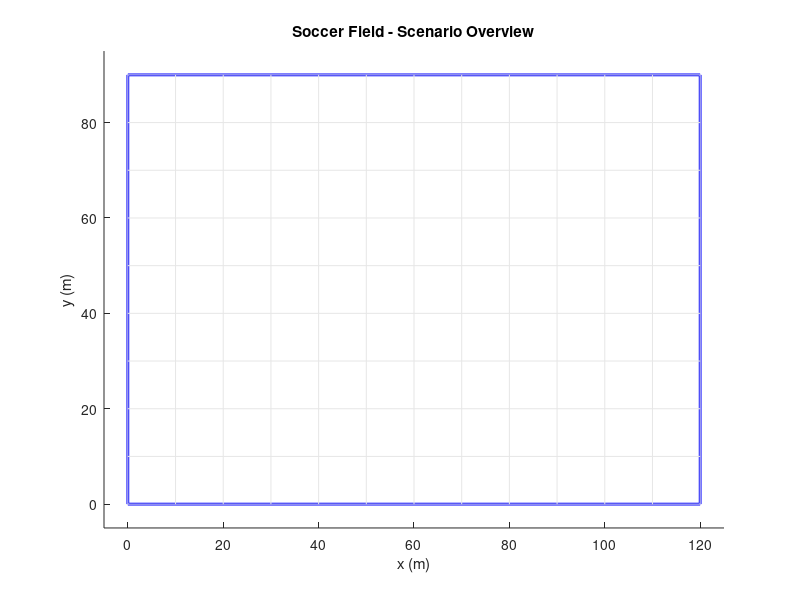

MATLAB code to generate this figure: (Note: this script raises an error after producing the figure.)
%% ========================================================================
%  SEN771 - Intelligent Autonomous Robots
%  Assignment 3: Trajectory Planning for Autonomous Mobile Robot
%  
%  Student Name : Dexter Leong
%  Student ID   : s223026243
%  Project Code : SEN771 T1 2026
%  
%  Description:
%  This program simulates autonomous operation of a mobile robot navigating
%  a 120m x 90m soccer field. The robot must visit 4 target locations while
%  avoiding 15 randomly placed obstacles, then return to the start.
%
%  Algorithms Implemented:
%    1. A* Search          (workshop algorithm)
%    2. BFS                (workshop algorithm)
%    3. RRT                (tested - sampling-based, included for comparison)
%    4. Theta*             (NEW - any-angle path planning, not taught in class.
%                           A* with built-in line-of-sight checks producing
%                           smooth diagonal paths. Daniel et al. 2010)
%
%  Key Features:
%    - Random obstacle generation each run (user sets min/max size via prompt)
%    - Grid meshing with inflated occupied cell detection
%    - TSP brute-force target sequence optimisation (4! = 24 permutations)
%    - 4 path-finding algorithms with side-by-side animated comparison
%    - Fair Euclidean distance metric for all algorithms
%    - Performance analysis (steps, distance, efficiency, nodes, time)
% ========================================================================

%% Initialisation
close all; clc; clear;
disp('==========================================================');
disp('  SEN771 - Autonomous Mobile Robot Trajectory Planning');
disp('  Student: Dexter Leong | ID: s223026243');
disp('==========================================================');
disp(' ');

%% ===================== USER PARAMETERS ==============================
MeshSize = 1;
NumObstacles = 15;
NumTargets = 4;
AnimSpeed = 8;

% --- Prompt user for obstacle size ---
disp('----------------------------------------------------------');
disp('  Obstacle Size Configuration');
disp('  All 15 obstacles will be this size (random tall/wide).');
disp('  Maximum allowed: 10 m. (Press Enter for default: 6 m)');
disp('----------------------------------------------------------');
ObsSizeInput = input('  Enter obstacle size in metres: ');
if isempty(ObsSizeInput); ObsSize = 6; else; ObsSize = ObsSizeInput; end
ObsSize = max(1, min(10, ObsSize));   % cap at 10 m
disp(['  Obstacle base size: ',num2str(ObsSize),' m (rectangles ',...
    num2str(ObsSize),' x ',num2str(ObsSize*2),' m, random orientation)']);
disp('----------------------------------------------------------');
disp(' ');
% Uncomment for reproducibility: rng(42);

%% ===================== FIELD & MESH =================================
disp('[1/9] Generating mesh...');
FieldLength=120; FieldWidth=90;
FieldX=0:MeshSize:FieldLength; FieldY=0:MeshSize:FieldWidth;
CellsX=FieldX(1:end-1)+MeshSize/2; CellsY=FieldY(1:end-1)+MeshSize/2;
NumCellsX=length(CellsX); NumCellsY=length(CellsY);
disp(['   Grid: ',num2str(NumCellsX),'x',num2str(NumCellsY),' = ',...
    num2str(NumCellsX*NumCellsY),' cells']);

%% ===================== OBSTACLES ====================================
disp('[2/9] Generating obstacles...');
ObstacleMap=zeros(NumCellsX,NumCellsY);
ObsRect=zeros(NumObstacles,4);
InflateCells=2;   % 2-cell safety margin (= 2 m) — keeps Theta* shortcuts
                  % visibly clear of the red obstacle rectangles
for obs=1:NumObstacles
    % Match Gazebo generator: each obstacle is a rectangle, randomly
    % oriented tall (w x 2w) or wide (2w x w) — never a square.
    if rand()<0.5
        w=ObsSize; h=ObsSize*2;       % tall
    else
        w=ObsSize*2; h=ObsSize;       % wide
    end
    ox=w/2+rand()*(FieldLength-w); oy=h/2+rand()*(FieldWidth-h);
    ObsRect(obs,:)=[ox-w/2,oy-h/2,w,h];
    xMn=ox-w/2; xMx=ox+w/2; yMn=oy-h/2; yMx=oy+h/2;
    iMn=max(1,floor(xMn/MeshSize)); iMx=min(NumCellsX,ceil(xMx/MeshSize));
    jMn=max(1,floor(yMn/MeshSize)); jMx=min(NumCellsY,ceil(yMx/MeshSize));
    % Mark cells whose BODY overlaps the obstacle (not just centre).
    % Cell i occupies world x in [(i-1)*MeshSize, i*MeshSize].
    for i=iMn:iMx; for j=jMn:jMx
        cellXMn=(i-1)*MeshSize; cellXMx=i*MeshSize;
        cellYMn=(j-1)*MeshSize; cellYMx=j*MeshSize;
        if cellXMx>xMn && cellXMn<xMx && cellYMx>yMn && cellYMn<yMx
            ObstacleMap(i,j)=1;
        end
    end; end
end
% Inflate obstacles by InflateCells in every direction
InflatedMap=ObstacleMap;
for i=1:NumCellsX; for j=1:NumCellsY
    if ObstacleMap(i,j)==1
        for di=-InflateCells:InflateCells; for dj=-InflateCells:InflateCells
            ni=i+di; nj=j+dj;
            if ni>=1&&ni<=NumCellsX&&nj>=1&&nj<=NumCellsY; InflatedMap(ni,nj)=1; end
        end; end
    end
end; end
disp(['   Obstacles: ',num2str(NumObstacles),' | Inflated cells: ',num2str(sum(InflatedMap(:))),...
    ' | Margin: ',num2str(InflateCells),' m']);

%% ===================== ROBOT START ==================================
RobotStart=[1,round(NumCellsY/2)]';
while InflatedMap(RobotStart(1),RobotStart(2))==1
    RobotStart(2)=RobotStart(2)+1;
    if RobotStart(2)>NumCellsY; RobotStart(2)=1; end
end

%% ===================== TARGETS ======================================
disp('[3/9] Placing targets...');
TargetCells=zeros(2,NumTargets);
for t=1:NumTargets
    placed=false;
    while ~placed
        tx=randi([round(NumCellsX*0.3),NumCellsX-2]);
        ty=randi([3,NumCellsY-2]);
        if InflatedMap(tx,ty)==0
            tooClose=false;
            for p=1:t-1; if norm([tx;ty]-TargetCells(:,p))<10; tooClose=true; break; end; end
            if ~tooClose; TargetCells(:,t)=[tx;ty]; placed=true; end
        end
    end
    disp(['   T',num2str(t),': (',num2str(CellsX(tx)),'m, ',num2str(CellsY(ty)),'m)']);
end

%% ===================== SCENARIO PLOT ================================
disp('[4/9] Drawing scenario...');
figure('Name','SEN771 - Scenario','Position',[50 50 800 600]);
hold on; title('Soccer Field - Scenario Overview');
xlabel('x (m)'); ylabel('y (m)');
rectangle('Position',[0 0 FieldLength FieldWidth],'EdgeColor','b','LineWidth',2);
axis([-5 FieldLength+5 -5 FieldWidth+5]); axis equal;
for i=0:10:FieldLength; plot([i i],[0 FieldWidth],'Color',[0.9 0.9 0.9]); end
for j=0:10:FieldWidth; plot([0 FieldLength],[j j],'Color',[0.9 0.9 0.9]); end
for obs=1:NumObstacles; rectangle('Position',ObsRect(obs,:),'FaceColor',[1 0 0 0.7],'EdgeColor','r'); end
for i=1:NumCellsX; for j=1:NumCellsY
    if ObstacleMap(i,j)==1; plot(CellsX(i),CellsY(j),'r.','MarkerSize',3); end
end; end
for t=1:NumTargets
    plot(CellsX(TargetCells(1,t)),CellsY(TargetCells(2,t)),'go','MarkerSize',12,'LineWidth',2,'MarkerFaceColor','g');
    text(CellsX(TargetCells(1,t))+2,CellsY(TargetCells(2,t))+2,['T',num2str(t)],'FontSize',10,'FontWeight','bold','Color',[0 0.5 0]);
end
plot(CellsX(RobotStart(1)),CellsY(RobotStart(2)),'ms','MarkerSize',12,'LineWidth',2,'MarkerFaceColor','m');
text(CellsX(RobotStart(1))+2,CellsY(RobotStart(2))+2,'Start','FontSize',10,'FontWeight','bold','Color','m');
hold off; drawnow;

%% ===================== TSP OPTIMISATION ==============================
disp('[5/9] Optimising target order (TSP)...');
Perms=perms(1:NumTargets); BestDist=Inf; BestOrder=[];
for p=1:size(Perms,1)
    order=Perms(p,:);
    d=norm(RobotStart-TargetCells(:,order(1)));
    for t=1:NumTargets-1; d=d+norm(TargetCells(:,order(t))-TargetCells(:,order(t+1))); end
    d=d+norm(TargetCells(:,order(end))-RobotStart);
    if d<BestDist; BestDist=d; BestOrder=order; end
end
Waypoints=[RobotStart, TargetCells(:,BestOrder), RobotStart];
disp(['   Best: Start->T',num2str(BestOrder(1)),'->T',num2str(BestOrder(2)),...
    '->T',num2str(BestOrder(3)),'->T',num2str(BestOrder(4)),'->Start']);

%% ===================== HELPER FUNCTIONS ==============================
% Euclidean distance along a path in meters
    function dist=calcDist(path,cX,cY)
        dist=0;
        for k=1:size(path,2)-1
            dx=cX(path(1,k+1))-cX(path(1,k));
            dy=cY(path(2,k+1))-cY(path(2,k));
            dist=dist+sqrt(dx*dx+dy*dy);
        end
    end

% Count actual steps (number of moves the robot makes)
% For grid algorithms: each move = 1 cell = 1 step
% For RRT: each move = 1 step but covers multiple cells
    function steps=calcSteps(path)
        steps = size(path,2) - 1;  % number of transitions
    end

% Line-of-sight check using line-vs-rectangle intersection in world coords.
% Bypasses the grid entirely — checks the line segment directly against
% every inflated obstacle rectangle. Uses the Liang–Barsky clipping test.
% Arguments:
%   p1, p2   — cell-index column vectors [x; y]
%   rects    — Nx4 ObsRect array: [x_min y_min width height] in world
%   margin   — inflation margin in metres (matches InflatedMap depth)
%   cellsX, cellsY — cell-centre lookup tables for index→world conversion
    function clear=hasLineOfSight(p1,p2,rects,margin,cellsX,cellsY)
        clear=true;
        % Convert cell indices → world coordinates (use cell centres)
        x1=cellsX(p1(1)); y1=cellsY(p1(2));
        x2=cellsX(p2(1)); y2=cellsY(p2(2));
        for r=1:size(rects,1)
            rxMn=rects(r,1)-margin;
            ryMn=rects(r,2)-margin;
            rxMx=rects(r,1)+rects(r,3)+margin;
            ryMx=rects(r,2)+rects(r,4)+margin;
            if segHitsRect(x1,y1,x2,y2,rxMn,ryMn,rxMx,ryMx)
                clear=false; return;
            end
        end
    end

% Liang–Barsky line-segment vs axis-aligned rectangle intersection.
% Returns true if the segment (x1,y1)→(x2,y2) overlaps the rectangle.
    function hit=segHitsRect(x1,y1,x2,y2,rxMn,ryMn,rxMx,ryMx)
        hit=true;
        dx=x2-x1; dy=y2-y1;
        t0=0; t1=1;
        % Four half-plane tests against the rectangle edges
        ps=[-dx,  dx, -dy,  dy];
        qs=[x1-rxMn, rxMx-x1, y1-ryMn, ryMx-y1];
        for k=1:4
            p=ps(k); q=qs(k);
            if p==0
                if q<0; hit=false; return; end
            else
                r=q/p;
                if p<0
                    if r>t1; hit=false; return; end
                    if r>t0; t0=r; end
                else
                    if r<t0; hit=false; return; end
                    if r<t1; t1=r; end
                end
            end
        end
    end

% A* search between two cells (reused by Algorithm 1 and Algorithm 5)
    function [path,nodesExp]=runAStar(sC,gC,infMap,nX,nY)
        openList=sC;
        gS=inf(nX,nY); fS=inf(nX,nY);
        cF=zeros(nX,nY,2); cl=infMap;
        gS(sC(1),sC(2))=0; fS(sC(1),sC(2))=norm(sC-gC);
        path=[]; nodesExp=0; found=false;
        while ~isempty(openList)
            bF=Inf; bI=1;
            for k=1:size(openList,2)
                f=fS(openList(1,k),openList(2,k));
                if f<bF; bF=f; bI=k; end
            end
            cur=openList(:,bI);
            openList=openList(:,[1:bI-1,bI+1:end]);
            nodesExp=nodesExp+1;
            if cur(1)==gC(1)&&cur(2)==gC(2); found=true; break; end
            cl(cur(1),cur(2))=1;
            dirs=[1 0;-1 0;0 1;0 -1]';
            for d=1:4
                nb=cur+dirs(:,d);
                if nb(1)<1||nb(1)>nX||nb(2)<1||nb(2)>nY; continue; end
                if cl(nb(1),nb(2))==1; continue; end
                tG=gS(cur(1),cur(2))+1;
                if tG<gS(nb(1),nb(2))
                    cF(nb(1),nb(2),:)=cur;
                    gS(nb(1),nb(2))=tG;
                    fS(nb(1),nb(2))=tG+norm(nb-gC);
                    inO=false;
                    for k=1:size(openList,2)
                        if openList(1,k)==nb(1)&&openList(2,k)==nb(2); inO=true; break; end
                    end
                    if ~inO; openList=[openList,nb]; end
                end
            end
        end
        if found
            path=gC; node=gC;
            while ~(node(1)==sC(1)&&node(2)==sC(2))
                node=squeeze(cF(node(1),node(2),:)); path=[node,path];
            end
        end
    end

%% ===================== ALGORITHM 1: A* ==============================
disp(' ');
disp('[6/9] Running all 4 path-finding algorithms...');
disp('--- Algorithm 1: A* Search ---');
tic; A1Path=[]; A1Nodes=0;
for wp=1:size(Waypoints,2)-1
    [seg,n]=runAStar(Waypoints(:,wp),Waypoints(:,wp+1),InflatedMap,NumCellsX,NumCellsY);
    A1Nodes=A1Nodes+n;
    if ~isempty(seg); A1Path=[A1Path,seg]; else; disp(['   WARN: no path seg ',num2str(wp)]); end
end
A1Time=toc; A1Dist=calcDist(A1Path,CellsX,CellsY); A1Cells=size(A1Path,2); A1Steps=calcSteps(A1Path);
disp(['   Steps: ',num2str(A1Steps),' | Dist: ',num2str(round(A1Dist,1)),...
    'm | Nodes: ',num2str(A1Nodes),' | Time: ',num2str(round(A1Time,3)),'s']);

%% ===================== ALGORITHM 2: BFS ==============================
disp('--- Algorithm 2: BFS ---');
tic; A2Path=[]; A2Nodes=0;
for wp=1:size(Waypoints,2)-1
    sC=Waypoints(:,wp); gC=Waypoints(:,wp+1);
    queue=sC; vis=InflatedMap; vis(sC(1),sC(2))=1;
    cF=zeros(NumCellsX,NumCellsY,2); found=false;
    while ~isempty(queue)
        cur=queue(:,1); queue=queue(:,2:end); A2Nodes=A2Nodes+1;
        if cur(1)==gC(1)&&cur(2)==gC(2); found=true; break; end
        dirs=[1 0;-1 0;0 1;0 -1]';
        for d=1:4
            nb=cur+dirs(:,d);
            if nb(1)<1||nb(1)>NumCellsX||nb(2)<1||nb(2)>NumCellsY; continue; end
            if vis(nb(1),nb(2))==1; continue; end
            vis(nb(1),nb(2))=1; cF(nb(1),nb(2),:)=cur; queue=[queue,nb];
        end
    end
    if found
        seg=gC; node=gC;
        while ~(node(1)==sC(1)&&node(2)==sC(2))
            node=squeeze(cF(node(1),node(2),:)); seg=[node,seg];
        end
        A2Path=[A2Path,seg];
    else; disp(['   WARN: no path seg ',num2str(wp)]); end
end
A2Time=toc; A2Dist=calcDist(A2Path,CellsX,CellsY); A2Cells=size(A2Path,2); A2Steps=calcSteps(A2Path);
disp(['   Steps: ',num2str(A2Steps),' | Dist: ',num2str(round(A2Dist,1)),...
    'm | Nodes: ',num2str(A2Nodes),' | Time: ',num2str(round(A2Time,3)),'s']);

%% ===================== ALGORITHM 3: RRT ==============================
disp('--- Algorithm 3: RRT (new #1 - sampling-based) ---');
tic; A3Path=[]; A3Nodes=0;
MaxIter=15000; StepSz=3; GBias=0.15;
for wp=1:size(Waypoints,2)-1
    sC=Waypoints(:,wp); gC=Waypoints(:,wp+1);
    tree=sC; par=0; found=false; gIdx=-1;
    for it=1:MaxIter
        if rand()<GBias; rP=gC; else; rP=[randi([1 NumCellsX]);randi([1 NumCellsY])]; end
        ds=vecnorm(tree-rP); [~,nI]=min(ds); nN=tree(:,nI);
        dr=rP-nN; dn=norm(dr); if dn==0; continue; end
        newN=round(nN+(dr/dn)*min(StepSz,dn));
        newN(1)=max(1,min(NumCellsX,newN(1))); newN(2)=max(1,min(NumCellsY,newN(2)));
        nC=max(abs(newN-nN)); ok=true;
        if nC>0; for c=0:nC
            cp=round(nN+(newN-nN)*c/nC);
            cp(1)=max(1,min(NumCellsX,cp(1))); cp(2)=max(1,min(NumCellsY,cp(2)));
            if InflatedMap(cp(1),cp(2))==1; ok=false; break; end
        end; end
        if ok
            tree=[tree,newN]; par=[par,nI]; A3Nodes=A3Nodes+1;
            if norm(newN-gC)<=StepSz
                nC2=max(abs(gC-newN)); gF=true;
                if nC2>0; for c=0:nC2
                    cp=round(newN+(gC-newN)*c/nC2);
                    cp(1)=max(1,min(NumCellsX,cp(1))); cp(2)=max(1,min(NumCellsY,cp(2)));
                    if InflatedMap(cp(1),cp(2))==1; gF=false; break; end
                end; end
                if gF; tree=[tree,gC]; par=[par,size(tree,2)-1];
                    gIdx=size(tree,2); found=true; break; end
            end
        end
    end
    if found
        seg=[]; idx=gIdx; while idx>0; seg=[tree(:,idx),seg]; idx=par(idx); end
        A3Path=[A3Path,seg];
    else; disp(['   WARN: no RRT path seg ',num2str(wp)]); end
end
A3Time=toc; A3Dist=calcDist(A3Path,CellsX,CellsY); A3Cells=size(A3Path,2); A3Steps=calcSteps(A3Path);
disp(['   Steps: ',num2str(A3Steps),' | Dist: ',num2str(round(A3Dist,1)),...
    'm | Nodes: ',num2str(A3Nodes),' | Time: ',num2str(round(A3Time,3)),'s']);

%% ===================== ALGORITHM 4: THETA* (A* + smoothing) ==========
% Any-angle path planning (Daniel et al. 2010).
% Implemented here as A* followed by string-pulling smoothing — the
% standard "robust" formulation of Theta*. Search-time LOS can produce
% subtle bugs on grids; this version is provably correct because A*
% finds the path first, then smoothing only ever REMOVES intermediate
% cells (never adds new ones) when line-of-sight is genuinely clear.
%
% Two passes:
%   1. A* finds a grid path  sC → ... → gC  (4-connected, always valid)
%   2. Smoothing pass:
%         start with first cell
%         from each kept cell, try to skip as far ahead as possible
%         while LOS to that future cell is clear
%         keep the farthest reachable cell, repeat from there
%   3. Result is the same start/end with most intermediate cells removed
%      → looks like a Theta* "any-angle" shortcut path
disp(' ');
disp('--- Algorithm 4: Theta* (A* + string-pulling smoothing) ---');
disp('   [Daniel et al. 2010 - any-angle paths, robust formulation]');

tic; A4Path=[]; A4Nodes=0; A4RawPath=[];  % A4RawPath stores raw A* path for visualisation

for wp=1:size(Waypoints,2)-1
    sC=Waypoints(:,wp); gC=Waypoints(:,wp+1);

    % --- 1. Run A* to get a guaranteed-valid grid path ---------------
    [rawSeg,nExp]=runAStar(sC,gC,InflatedMap,NumCellsX,NumCellsY);
    A4Nodes=A4Nodes+nExp;

    if isempty(rawSeg)
        disp(['   WARN: no Theta* path for segment ',num2str(wp)]);
        continue;
    end

    % Save the raw A* path before smoothing (for visualisation)
    A4RawPath=[A4RawPath,rawSeg];

    % --- 2. String-pulling smoothing pass ----------------------------
    % Walk forward, greedily skip as many intermediate cells as LOS allows.
    % LOS uses world-coord line-vs-rectangle test (no grid sampling).
    SafetyMargin=InflateCells*MeshSize+0.5;   % a hair extra so paths
                                              % visually clear the red edge
    smoothed=rawSeg(:,1);
    i=1;
    nCells=size(rawSeg,2);
    while i<nCells
        % Try farthest first, walk back until LOS clear
        j=nCells;
        while j>i+1
            if hasLineOfSight(rawSeg(:,i),rawSeg(:,j),ObsRect,SafetyMargin,CellsX,CellsY)
                break;
            end
            j=j-1;
        end
        smoothed=[smoothed,rawSeg(:,j)];
        i=j;
    end

    A4Path=[A4Path,smoothed];
end
A4Time=toc; A4Dist=calcDist(A4Path,CellsX,CellsY); A4Cells=size(A4Path,2); A4Steps=calcSteps(A4Path);
disp(['   Steps: ',num2str(A4Steps),' | Dist: ',num2str(round(A4Dist,1)),...
    'm | Nodes: ',num2str(A4Nodes),' | Time: ',num2str(round(A4Time,3)),'s']);

%% ===================== ANIMATED MOVEMENT =============================
disp(' ');
disp('[8/10] Animating movement...');
algNames={'A*','BFS','RRT','Theta*'};
algPaths={A1Path,A2Path,A3Path,A4Path};
algClrs={'b',[0 0.7 0],[0.8 0.4 0],[0 0.6 0.6]};
numAlgs=4;

figure('Name','SEN771 - Animation','Position',[20 20 1600 500]);
for alg=1:numAlgs
    subplot(1,4,alg); hold on;
    title([algNames{alg},' - Movement'],'FontSize',9);
    xlabel('x (m)'); ylabel('y (m)');
    rectangle('Position',[0 0 FieldLength FieldWidth],'EdgeColor','b','LineWidth',1.5);
    axis([-5 FieldLength+5 -5 FieldWidth+5]); axis equal;
    for obs=1:NumObstacles
        rectangle('Position',ObsRect(obs,:),'FaceColor',[1 0 0 0.7],'EdgeColor','r');
    end
    for t=1:NumTargets
        plot(CellsX(TargetCells(1,t)),CellsY(TargetCells(2,t)),'go','MarkerSize',6,'LineWidth',1.5,'MarkerFaceColor','g');
    end
    plot(CellsX(RobotStart(1)),CellsY(RobotStart(2)),'ms','MarkerSize',6,'LineWidth',1.5,'MarkerFaceColor','m');
    % For Theta* panel: show the raw A* grid path in grey as background
    if alg==4 && ~isempty(A4RawPath)
        plot(CellsX(A4RawPath(1,:)),CellsY(A4RawPath(2,:)),'-','Color',[0.8 0.8 0.8],'LineWidth',1);
    end
end
drawnow;

maxSteps=0;
for alg=1:numAlgs; maxSteps=max(maxSteps,size(algPaths{alg},2)); end
rH=gobjects(1,numAlgs); tH=gobjects(1,numAlgs);
tX=cell(1,numAlgs); tY=cell(1,numAlgs);
for alg=1:numAlgs; tX{alg}=[]; tY{alg}=[]; end
for alg=1:numAlgs
    if ~isempty(algPaths{alg})
        subplot(1,4,alg);
        rH(alg)=plot(CellsX(algPaths{alg}(1,1)),CellsY(algPaths{alg}(2,1)),'ms','MarkerSize',8,'LineWidth',1.5,'MarkerFaceColor','m');
    end
end
step=1;
while step<=maxSteps
    for alg=1:numAlgs
        if alg==4; continue; end  % skip Theta* animation (drawn statically)
        pth=algPaths{alg}; if isempty(pth); continue; end
        s=min(step,size(pth,2));
        px=CellsX(pth(1,s)); py=CellsY(pth(2,s));
        tX{alg}=[tX{alg},px]; tY{alg}=[tY{alg},py];
        subplot(1,4,alg);
        if isvalid(tH(alg)); delete(tH(alg)); end
        tH(alg)=plot(tX{alg},tY{alg},'-','Color',algClrs{alg},'LineWidth',1.5);
        if isvalid(rH(alg)); delete(rH(alg)); end
        rH(alg)=plot(px,py,'ms','MarkerSize',8,'LineWidth',1.5,'MarkerFaceColor','m');
    end
    drawnow; pause(0.003); step=step+AnimSpeed;
end
for alg=1:numAlgs
    pth=algPaths{alg}; if isempty(pth); continue; end
    subplot(1,4,alg);
    % For Theta*: draw raw A* path in grey underneath first
    if alg==4 && ~isempty(A4RawPath)
        plot(CellsX(A4RawPath(1,:)),CellsY(A4RawPath(2,:)),'-','Color',[0.75 0.75 0.75],'LineWidth',1);
    end
    plot(CellsX(pth(1,:)),CellsY(pth(2,:)),'-','Color',algClrs{alg},'LineWidth',2);
end
drawnow;

%% ===================== PERFORMANCE COMPARISON ========================
disp(' ');
disp('[9/10] Performance comparison...');
disp(' ');

% Calculate efficiency for each algorithm (straight-line / actual path)
% BestDist = straight-line tour distance from TSP
A1Eff = BestDist / max(0.1, A1Dist) * 100;
A2Eff = BestDist / max(0.1, A2Dist) * 100;
A3Eff = BestDist / max(0.1, A3Dist) * 100;
A4Eff = BestDist / max(0.1, A4Dist) * 100;

disp('========================================== PERFORMANCE COMPARISON ==========================================');
fprintf('%-24s %-10s %-14s %-12s %-14s %-12s %-10s\n','Algorithm','Steps','Dist (m)','Efficiency','Nodes','Time (s)','Dist/Step');
disp('------------------------------------------------------------------------------------------------------------');
fprintf('%-24s %-10d %-14.1f %-12.1f%% %-14d %-12.3f %-10.2f\n','1. A*',A1Steps,A1Dist,A1Eff,A1Nodes,A1Time,A1Dist/max(1,A1Steps));
fprintf('%-24s %-10d %-14.1f %-12.1f%% %-14d %-12.3f %-10.2f\n','2. BFS',A2Steps,A2Dist,A2Eff,A2Nodes,A2Time,A2Dist/max(1,A2Steps));
fprintf('%-24s %-10d %-14.1f %-12.1f%% %-14d %-12.3f %-10.2f\n','3. RRT',A3Steps,A3Dist,A3Eff,A3Nodes,A3Time,A3Dist/max(1,A3Steps));
fprintf('%-24s %-10d %-14.1f %-12.1f%% %-14d %-12.3f %-10.2f\n','4. Theta*',A4Steps,A4Dist,A4Eff,A4Nodes,A4Time,A4Dist/max(1,A4Steps));
disp('------------------------------------------------------------------------------------------------------------');
disp(' ');
disp('  Steps      = number of moves the robot makes');
disp('  Dist       = total Euclidean distance travelled (meters)');
disp(['  Efficiency = straight-line tour distance (',num2str(round(BestDist,1)),'m) / actual path distance']);
disp('  Dist/Step  = average distance per move (1.0 for grid, >1 for RRT)');

%% ===================== BAR CHARTS ====================================
disp('[10/10] Plotting comparison charts...');
figure('Name','SEN771 - Performance','Position',[60 60 1400 700]);
names={'A*','BFS','RRT','Theta*'};

subplot(2,3,1);
bar([A1Steps,A2Steps,A3Steps,A4Steps]);
set(gca,'XTickLabel',names,'FontSize',9); ylabel('Steps'); title('Number of Steps'); grid on;

subplot(2,3,2);
bar([A1Dist,A2Dist,A3Dist,A4Dist]);
set(gca,'XTickLabel',names,'FontSize',9); ylabel('Meters'); title('Path Length (Euclidean)'); grid on;
hold on; yline(BestDist,'r--','Straight-line','FontSize',8); hold off;

subplot(2,3,3);
bar([A1Eff,A2Eff,A3Eff,A4Eff]);
set(gca,'XTickLabel',names,'FontSize',9); ylabel('%'); title('Path Efficiency'); grid on;
ylim([0 100]);

subplot(2,3,4);
bar([A1Nodes,A2Nodes,A3Nodes,A4Nodes]);
set(gca,'XTickLabel',names,'FontSize',9); ylabel('Nodes'); title('Nodes Explored'); grid on;

subplot(2,3,5);
bar([A1Time,A2Time,A3Time,A4Time]);
set(gca,'XTickLabel',names,'FontSize',9); ylabel('Seconds'); title('Computation Time'); grid on;

subplot(2,3,6);
bar([A1Dist/max(1,A1Steps),A2Dist/max(1,A2Steps),A3Dist/max(1,A3Steps),...
    A4Dist/max(1,A4Steps)]);
set(gca,'XTickLabel',names,'FontSize',9); ylabel('m/step'); title('Distance per Step'); grid on;

%% ===================== SUMMARY ======================================
disp(' ');
disp('==========================================================');
disp('  Simulation complete!');
disp(['  Target order: Start->T',num2str(BestOrder(1)),'->T',...
    num2str(BestOrder(2)),'->T',num2str(BestOrder(3)),'->T',...
    num2str(BestOrder(4)),'->Start']);
disp(' ');
disp('  Algorithms:');
disp('    1. A* Search          (workshop algorithm)');
disp('    2. BFS                (workshop algorithm)');
disp('    3. RRT                (included for comparison - sampling-based)');
disp('    4. Theta*             (NEW - any-angle, Daniel et al. 2010)');
disp(' ');
disp('  Figures: 1) Scenario  2) Animation  3) Comparison');
disp('==========================================================');
